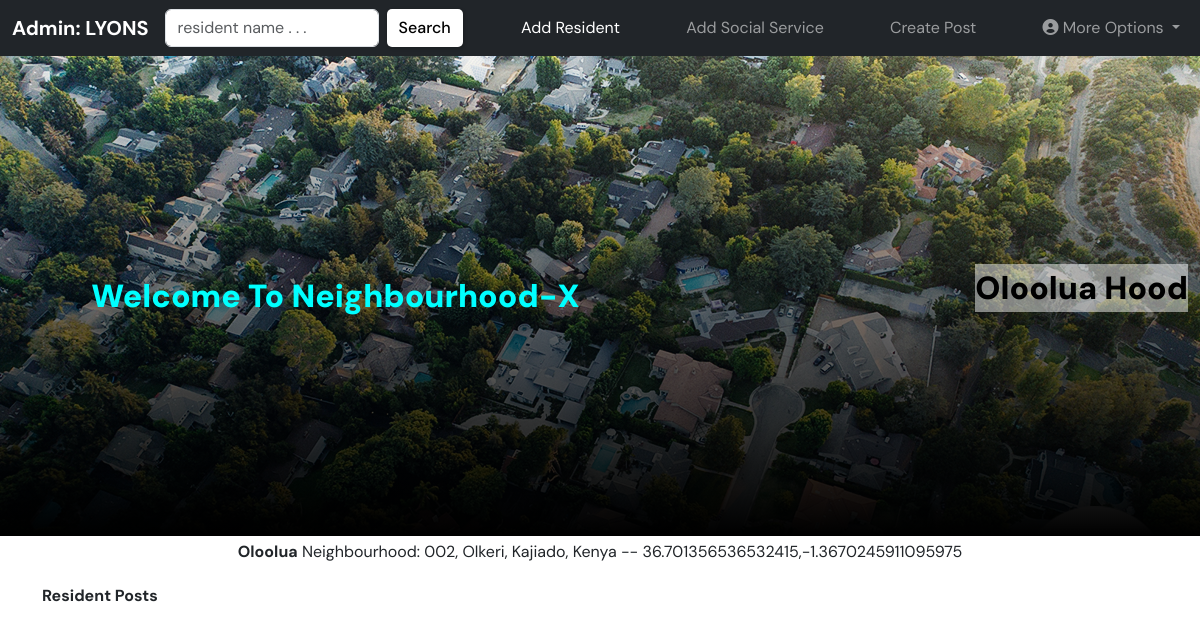
The page /admin-dashboard/ (signed in) on the database as committed earlier.
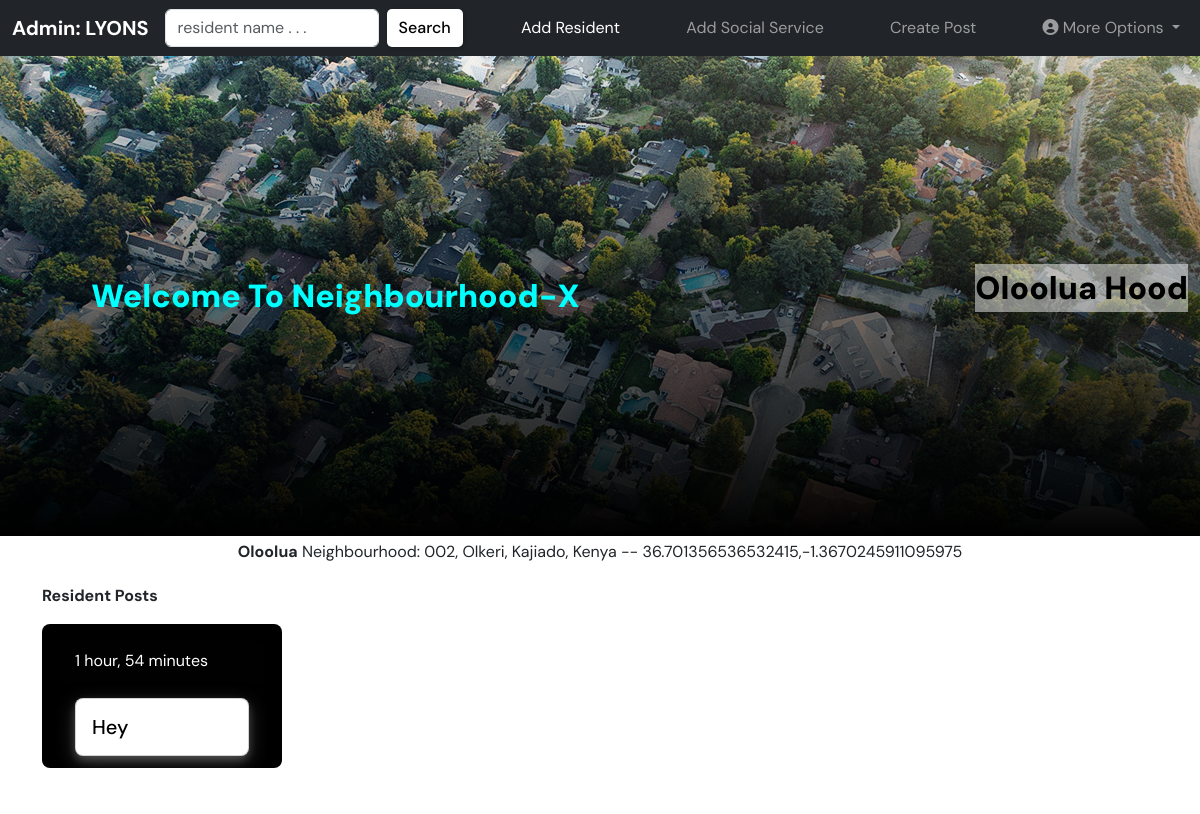
The same page on the database as committed later.
### neighbourhoodx/models.py (models this page shows, shortened)
class Post(models.Model):
    poster = models.ForeignKey(User, on_delete=models.SET_NULL, null=True)
    neighbourhood = models.ForeignKey(Neighbourhood, on_delete=models.CASCADE)
    body = models.TextField()
    posted = models.DateTimeField(auto_now_add=True)
    class Meta:
        verbose_name = 'Post'
        verbose_name_plural = 'Posts'
        ordering = ['-posted']

### neighbourhoodx/views.py (the view)
# urls.py: path('admin-dashboard/', views.adminDashboard, name="adminDashboard"),
@login_required(login_url='login')
def adminDashboard(request):
    user = request.user
    q = request.GET.get('q')
    if request.GET.get('q') != None:
        residents_search = Member.objects.filter(
            Q(user__username__icontains = q)
        )
        count_ = residents_search.count()
        m = None
        get_neighbourhood = None
        posts = None
    else:
        count_ = 0
        try:
            administrator = Administrator.objects.get(user = user)
        except:
            raise Http404()
        try:
            get_neighbourhood = Neighbourhood.objects.get(admin = administrator)
        except:
            get_neighbourhood = None
        if get_neighbourhood != None:
            posts = get_neighbourhood.post_set.all()
            n_long = get_neighbourhood.location[0]
            n_lat = get_neighbourhood.location[1]
            pointA = (n_lat, n_long)
            residents = get_neighbourhood.member_set.all()
            social_services = SocialServices.objects.filter(neighbourhood = get_neighbourhood)
            businesses = Business.objects.filter(neighbourhood = get_neighbourhood)
            banks = SocialServices.objects.filter(neighbourhood = get_neighbourhood, category = 'bank')
            fires = SocialServices.objects.filter(neighbourhood = get_neighbourhood, category = 'fire')
            polices = SocialServices.objects.filter(neighbourhood = get_neighbourhood, category = 'police')
            hospitals = SocialServices.objects.filter(neighbourhood = get_neighbourhood, category = 'hospital')
            print(hospitals)
            schools = SocialServices.objects.filter(neighbourhood = get_neighbourhood, category = 'school')
            m = folium.Map([n_lat, n_long], zoom_start=14)
            folium.Marker([n_lat, n_long],
                popup=f'<strong>{get_neighbourhood.name}</strong> Neighbourhood',
                tooltip='Click here for more',
                icon=folium.Icon(icon='home', color='blue')
                ).add_to(m)
            folium.CircleMarker(
                [n_lat, n_long],
                tooltip=f'<strong>{get_neighbourhood.name}</strong> Neighbourhood',
                popup='Join our neighbourhood',
                radius = 150,
                color='blue',
                fill=True,
                fill_color='aqua',
            ).add_to(m)
            m.add_child(folium.LatLngPopup())
            if residents != None:
                for resident in residents:
                    r_long = resident.home_location[0]
                    r_lat = resident.home_location[1]
                    folium.Marker([r_lat, r_long],
                        popup=f'<p><strong>resident-name: {resident.user.username}</strong></p> <p>contact: 0708957380</p>',
                        tooltip='Click here for more',
                        icon=folium.Icon(color='blue', icon='user',)
                        ).add_to(m),
            if businesses != None:
                for business in businesses:
                    s_long = business.location[0]
                    s_lat = business.location[1]
                    folium.Marker([s_lat, s_long],
                        popup=f'<p><strong>{business.name}</strong></p> <p>Owner: <strong>{business.owner}</strong> </p> <p>{business.description}</p> <p>reach out: {business.email}</p>',
                        tooltip='Click here for more',
                        icon=folium.Icon(color='red', icon='shopping-cart',)
                        ).add_to(m),
            if banks != None:
                for bank in banks:
                    b_long = bank.location[0]
                    b_lat = bank.location[1]
                    pointB = (b_lat, b_long)
                    distance = round(geodesic(pointA, pointB).km, 2)
                    print(distance)
                    line = folium.PolyLine([pointA, pointB], weight=2, color='orange', tooltip=f'{distance} km')
                    m.add_child(line)
                    folium.Marker([b_lat, b_long],
                        popup=f'<p style="width:10rem;"><strong>Name: {bank.name}</strong></p> <span>Category: {bank.category}</span> <p>Hotline: <strong>{bank.hotline}</strong></p> ',
                        tooltip='Click here for more',
                        icon=folium.Icon(color='orange', icon='credit-card')
                        ).add_to(m),
            if fires != None:
                for fire in fires:
                    f_long = fire.location[0]
                    f_lat = fire.location[1]
                    pointF = (f_lat, f_long)
                    distance = round(geodesic(pointA, pointF).km, 2)
                    line = folium.PolyLine([pointA, pointF], weight=2, color='red', tooltip=f'{distance} km')
                    m.add_child(line)
                    folium.Marker([f_lat, f_long],
                        popup=f'<p style="width:10rem;"><strong>Name: {fire.name}</strong></p> <span>Category: {fire.category}</span> <p>Hotline: <strong>{fire.hotline}</strong></p>',
                        tooltip='Click here for more',
                        icon=folium.Icon(color='red', icon='fire')
                        ).add_to(m),
            if polices != None:
                for police in polices:
                    p_long = police.location[0]
                    p_lat = police.location[1]
                    pointP = (p_lat, p_long)
                    distance = round(geodesic(pointA, pointP).km, 2)
                    line = folium.PolyLine([pointA, pointP], weight=2, color='black',tooltip=f'{distance} km')
                    m.add_child(line)
                    folium.Marker([p_lat, p_long],
                        popup=f'<p style="width:10rem;"><strong>Name: {police.name}</strong></p> <span>Category: {police.category}</span> <p>Hotline: <strong>{police.hotline}</strong></p>',
                        tooltip='Click here for more',
                        icon=folium.Icon(color='black', icon='flag')
                        ).add_to(m),
            if hospitals != None:
                for hospital in hospitals:
                    h_long = hospital.location[0]
                    h_lat = hospital.location[1]
                    pointH = (h_lat, h_long)
                    distance = round(geodesic(pointA, pointH).km, 2)
                    line = folium.PolyLine([pointA, pointH], weight=2, color='purple',tooltip=f'{distance} km')
                    m.add_child(line)
                    folium.Marker([h_lat, h_long],
                        popup=f'<p style="width:10rem;"><strong>Name: {hospital.name}</strong></p> <span>Category: {hospital.category}</span> <p>Hotline: <strong>{hospital.hotline}</strong></p>',
                        tooltip='Click here for more',
                        icon=folium.Icon(color='purple', icon='heart')
                        ).add_to(m),
            if schools != None:
                for school in schools:
                    s_long = school.location[0]
                    s_lat = school.location[1]
                    pointS = (s_lat, s_long)
                    distance = round(geodesic(pointA, pointS).km, 2)
                    line = folium.PolyLine([pointA, pointS], weight=2, color='green', tooltip=f'{distance} km')
                    m.add_child(line)
                    folium.Marker([s_lat, s_long],
                        popup=f'<p style="width:10rem;"><strong>Name: {school.name}</strong></p> <span>Category: {school.category}</span> <p>Hotline: <strong>{school.hotline}</strong></p>',
                        tooltip='Click here for more',
                        icon=folium.Icon(color='green', icon='book')
                        ).add_to(m),
        else:
            posts = None
            return redirect(setUpNeighbourhood)
        m = m._repr_html_() #html representation
        residents_search = None
        count_ = None
    context = {'count_' :count_,'map': m, 'hood': get_neighbourhood, 'posts':posts, 'residents_search': residents_search}
    return render(request, 'neighbourhoodx/admin_dashboard.html', context)

### neighbourhoodx/templates/neighbourhoodx/admin_dashboard.html (shortened to what this page needs)
{% extends 'main.html' %}
{% load bootstrap5 %}
{% load static %}
{% block content %}
{% include 'admin_nav.html' %}
{% if count_ >= 0 %}
<div class="container">
    <div class="row">
        {% for resident in residents_search %}
        <div class="col-md-3 mb-2">
            <div class="card">
                <a class="f-right text-decoration-none text-white" href="{% url 'delete-resident' resident.id %}"><i
                        class="fa fa-times text-black f-right" aria-hidden="true"></i></a>
                <div class="top-container">
                    {% if resident.profile_photo %}
                    <img src="{{resident.profile_photo.url}}" alt="" class=" img-fluid img-thumbnail" width="70">
                    {% else %}
                    <img src="{% static 'images/avatar.jpg' %}" alt="" class=" img-fluid img-thumbnail" width="70">
                    {%endif%}
                </div>
                <div class="">
                    <h5 class="name">{{resident.user.username}}</h5>
                    <p class="mail">{{resident.user.email}}</p>
                </div>
            </div>
        </div>
        {% endfor %}
    </div>
</div>
{% elif count_ == 0 %}
<p class="text-center">No user found!!!</p>
{% else %}
<div class="container-fluid admin">
    <div class="admin-blank">
        <strong class="text-center">Welcome To Neighbourhood-X</strong>
    </div>
    <div class="admin-map">
        <p class="text-center p-txt">{{hood.name}} Hood</p>
    </div>
</div>
<div class="container">
    <p class="text-center p-1"><strong>{{hood.name}}</strong> Neighbourhood: {{hood.address}} -- {{hood.location}}</p>
    <p><strong>Resident Posts</strong></p>
    <div class="row">
        {% for post in posts %}
        <div class="col-md-3">
            <div class="card text-white bg-black mb-4" style="max-width: 15rem; max-height: 9rem;">
                <div class="card-header">{{post.posted | timesince}}</div>
                <div class="card-body">
                    <h5 class="card-title card post-card">{{post.body}}</h5>
                    <p class="card-text">By: {{post.poster}}</p>
                </div>
            </div>
        </div>
        {% endfor %}
    </div>
</div>
<br>
{% endif %}
{% endblock content %}

Rows that differ between the two databases and show on the page:
added Post: posted "1 hour, 54 minutes", body "Hey"
